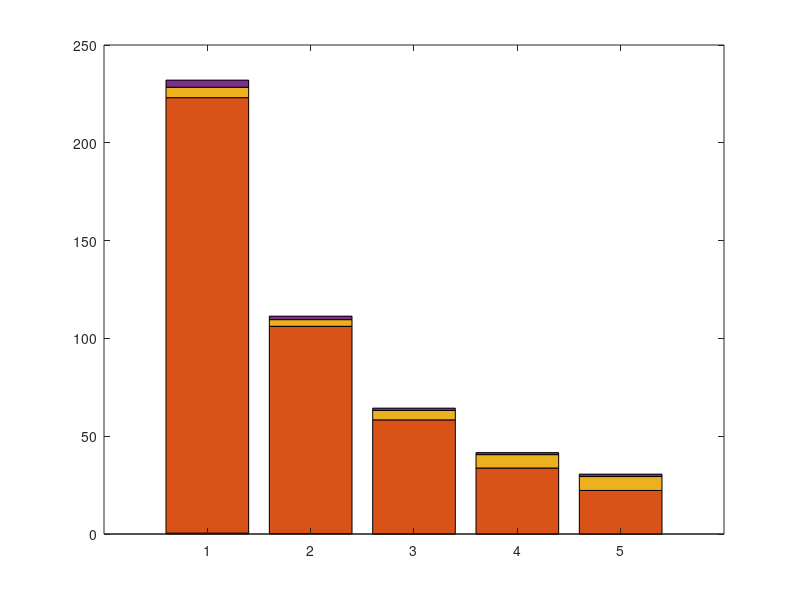

Source code (MATLAB): (Note: this script raises an error after producing the figure.)
load('times_bargraph.mat');
fig = figure('Units', 'inches','OuterPosition',[0 0 3.33 3.83]);
h = bar(times221, 'stacked');
h(1).FaceColor = [0.6350 0.0780 0.1840];
h(2).FaceColor = [0 0.4470 0.7410];
h(3).FaceColor = [0 1 0.7410];
h(4).FaceColor = [0.9290 0.6940 0.1250];
legend1 = legend('Kronecker product','Sternheimer equation', 'Projection \& orthonormalization','Spectral quadrature');
set(legend1,'interpreter','Latex','FontSize',12);
